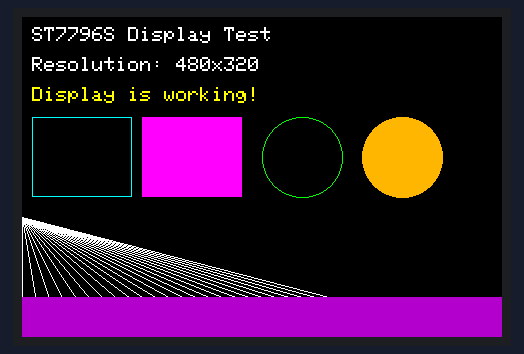
Bench run of a sketch on a simulated ESP32. Parts: 480×320 colour display. What the sketch prints to the serial monitor is not drawn.

Above: at 6.12 s.
At 31.66 s:
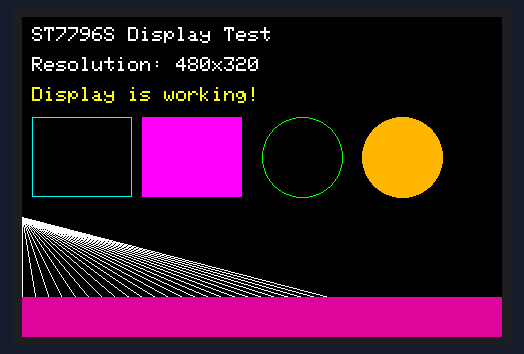
At 36.37 s:
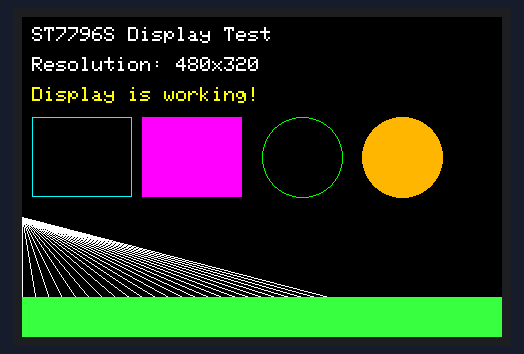
At 36.92 s:
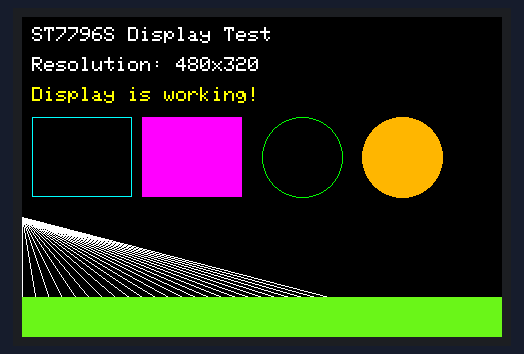

The sketch:

tft_display_test.ino
```cpp
#include <TFT_eSPI.h>

// Create TFT instance
TFT_eSPI tft = TFT_eSPI();

void setup() {
  Serial.begin(115200);
  Serial.println("ST7796S Display Test Starting...");

  // Initialize the display
  tft.init();
  tft.setRotation(1); // Landscape mode (0-3 for different orientations)

  // Test 1: Fill screen with colors
  Serial.println("Test 1: Color fill test");
  tft.fillScreen(TFT_RED);
  delay(500);
  tft.fillScreen(TFT_GREEN);
  delay(500);
  tft.fillScreen(TFT_BLUE);
  delay(500);
  tft.fillScreen(TFT_BLACK);

  // Test 2: Draw text
  Serial.println("Test 2: Text test");
  tft.setTextColor(TFT_WHITE, TFT_BLACK);
  tft.setTextSize(2);
  tft.setCursor(10, 10);
  tft.println("ST7796S Display Test");
  tft.setCursor(10, 40);
  tft.println("Resolution: 480x320");
  tft.setCursor(10, 70);
  tft.setTextColor(TFT_YELLOW);
  tft.println("Display is working!");

  // Test 3: Draw shapes
  Serial.println("Test 3: Shape test");
  tft.drawRect(10, 100, 100, 80, TFT_CYAN);
  tft.fillRect(120, 100, 100, 80, TFT_MAGENTA);
  tft.drawCircle(280, 140, 40, TFT_GREEN);
  tft.fillCircle(380, 140, 40, TFT_ORANGE);

  // Test 4: Draw lines
  Serial.println("Test 4: Line test");
  for (int i = 0; i < 480; i += 20) {
    tft.drawLine(0, 200, i, 320, TFT_WHITE);
  }

  Serial.println("Display test complete!");
  Serial.println("If you see colors and shapes, the display is working correctly.");
}

void loop() {
  // Rainbow cycle animation
  static uint16_t hue = 0;

  tft.fillRect(0, 280, 480, 40, tft.color565(
    (1.0 + sin(hue * 0.01)) * 127.5,
    (1.0 + sin(hue * 0.01 + 2.094)) * 127.5,
    (1.0 + sin(hue * 0.01 + 4.189)) * 127.5
  ));

  hue += 5;
  delay(50);
}
```
